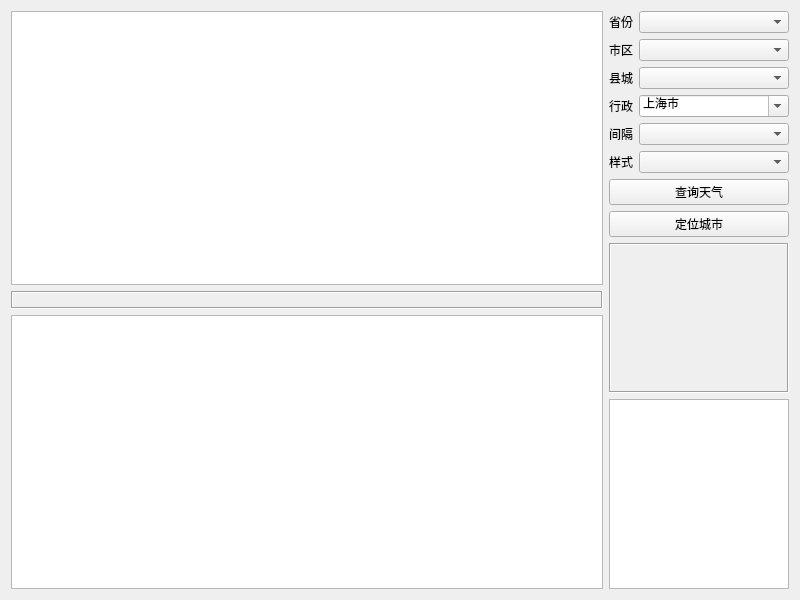
<?xml version="1.0" encoding="UTF-8"?>
<ui version="4.0">
 <class>frmWeather</class>
 <widget class="QWidget" name="frmWeather">
  <property name="geometry">
   <rect>
    <x>0</x>
    <y>0</y>
    <width>800</width>
    <height>600</height>
   </rect>
  </property>
  <property name="windowTitle">
   <string>Form</string>
  </property>
  <layout class="QGridLayout" name="gridLayout_2">
   <item row="2" column="0">
    <widget class="QTextEdit" name="textEdit">
     <property name="readOnly">
      <bool>true</bool>
     </property>
    </widget>
   </item>
   <item row="1" column="0">
    <widget class="QLabel" name="labWeather">
     <property name="frameShape">
      <enum>QFrame::Box</enum>
     </property>
     <property name="frameShadow">
      <enum>QFrame::Sunken</enum>
     </property>
     <property name="text">
      <string/>
     </property>
    </widget>
   </item>
   <item row="0" column="0">
    <widget class="QTableWidget" name="tableWidget"/>
   </item>
   <item row="0" column="1" rowspan="3">
    <widget class="QWidget" name="widget" native="true">
     <property name="minimumSize">
      <size>
       <width>180</width>
       <height>0</height>
      </size>
     </property>
     <property name="maximumSize">
      <size>
       <width>180</width>
       <height>16777215</height>
      </size>
     </property>
     <layout class="QGridLayout" name="gridLayout">
      <property name="leftMargin">
       <number>0</number>
      </property>
      <property name="topMargin">
       <number>0</number>
      </property>
      <property name="rightMargin">
       <number>0</number>
      </property>
      <property name="bottomMargin">
       <number>0</number>
      </property>
      <item row="10" column="0" colspan="2">
       <widget class="QTextEdit" name="txtMsg">
        <property name="readOnly">
         <bool>true</bool>
        </property>
       </widget>
      </item>
      <item row="5" column="1">
       <widget class="QComboBox" name="cboxStyle"/>
      </item>
      <item row="0" column="0">
       <widget class="QLabel" name="labProvince">
        <property name="text">
         <string>省份</string>
        </property>
       </widget>
      </item>
      <item row="6" column="0" colspan="2">
       <widget class="QPushButton" name="btnQuery">
        <property name="text">
         <string>查询天气</string>
        </property>
       </widget>
      </item>
      <item row="8" column="0" colspan="2">
       <widget class="QLabel" name="labType">
        <property name="minimumSize">
         <size>
          <width>0</width>
          <height>150</height>
         </size>
        </property>
        <property name="maximumSize">
         <size>
          <width>16777215</width>
          <height>150</height>
         </size>
        </property>
        <property name="frameShape">
         <enum>QFrame::Box</enum>
        </property>
        <property name="frameShadow">
         <enum>QFrame::Sunken</enum>
        </property>
        <property name="text">
         <string/>
        </property>
        <property name="alignment">
         <set>Qt::AlignCenter</set>
        </property>
       </widget>
      </item>
      <item row="1" column="1">
       <widget class="QComboBox" name="cboxCity"/>
      </item>
      <item row="3" column="1">
       <widget class="QComboBox" name="cboxName">
        <property name="editable">
         <bool>true</bool>
        </property>
        <item>
         <property name="text">
          <string>上海市</string>
         </property>
        </item>
        <item>
         <property name="text">
          <string>闵行区</string>
         </property>
        </item>
        <item>
         <property name="text">
          <string>北京市</string>
         </property>
        </item>
        <item>
         <property name="text">
          <string>南昌</string>
         </property>
        </item>
        <item>
         <property name="text">
          <string>泰和县</string>
         </property>
        </item>
       </widget>
      </item>
      <item row="4" column="1">
       <widget class="QComboBox" name="cboxInterval"/>
      </item>
      <item row="2" column="1">
       <widget class="QComboBox" name="cboxCounty"/>
      </item>
      <item row="2" column="0">
       <widget class="QLabel" name="labCounty">
        <property name="text">
         <string>县城</string>
        </property>
       </widget>
      </item>
      <item row="0" column="1">
       <widget class="QComboBox" name="cboxProvince">
        <property name="sizePolicy">
         <sizepolicy hsizetype="Expanding" vsizetype="Fixed">
          <horstretch>0</horstretch>
          <verstretch>0</verstretch>
         </sizepolicy>
        </property>
       </widget>
      </item>
      <item row="3" column="0">
       <widget class="QLabel" name="labName">
        <property name="text">
         <string>行政</string>
        </property>
       </widget>
      </item>
      <item row="1" column="0">
       <widget class="QLabel" name="labCity">
        <property name="text">
         <string>市区</string>
        </property>
       </widget>
      </item>
      <item row="4" column="0">
       <widget class="QLabel" name="labInterval">
        <property name="text">
         <string>间隔</string>
        </property>
       </widget>
      </item>
      <item row="5" column="0">
       <widget class="QLabel" name="labStyle">
        <property name="text">
         <string>样式</string>
        </property>
       </widget>
      </item>
      <item row="7" column="0" colspan="2">
       <widget class="QPushButton" name="btnLocation">
        <property name="text">
         <string>定位城市</string>
        </property>
       </widget>
      </item>
     </layout>
    </widget>
   </item>
  </layout>
 </widget>
 <tabstops>
  <tabstop>textEdit</tabstop>
  <tabstop>tableWidget</tabstop>
  <tabstop>cboxProvince</tabstop>
  <tabstop>cboxCity</tabstop>
  <tabstop>cboxCounty</tabstop>
  <tabstop>cboxName</tabstop>
  <tabstop>cboxInterval</tabstop>
  <tabstop>cboxStyle</tabstop>
  <tabstop>btnQuery</tabstop>
  <tabstop>btnLocation</tabstop>
  <tabstop>txtMsg</tabstop>
 </tabstops>
 <resources/>
 <connections/>
</ui>
